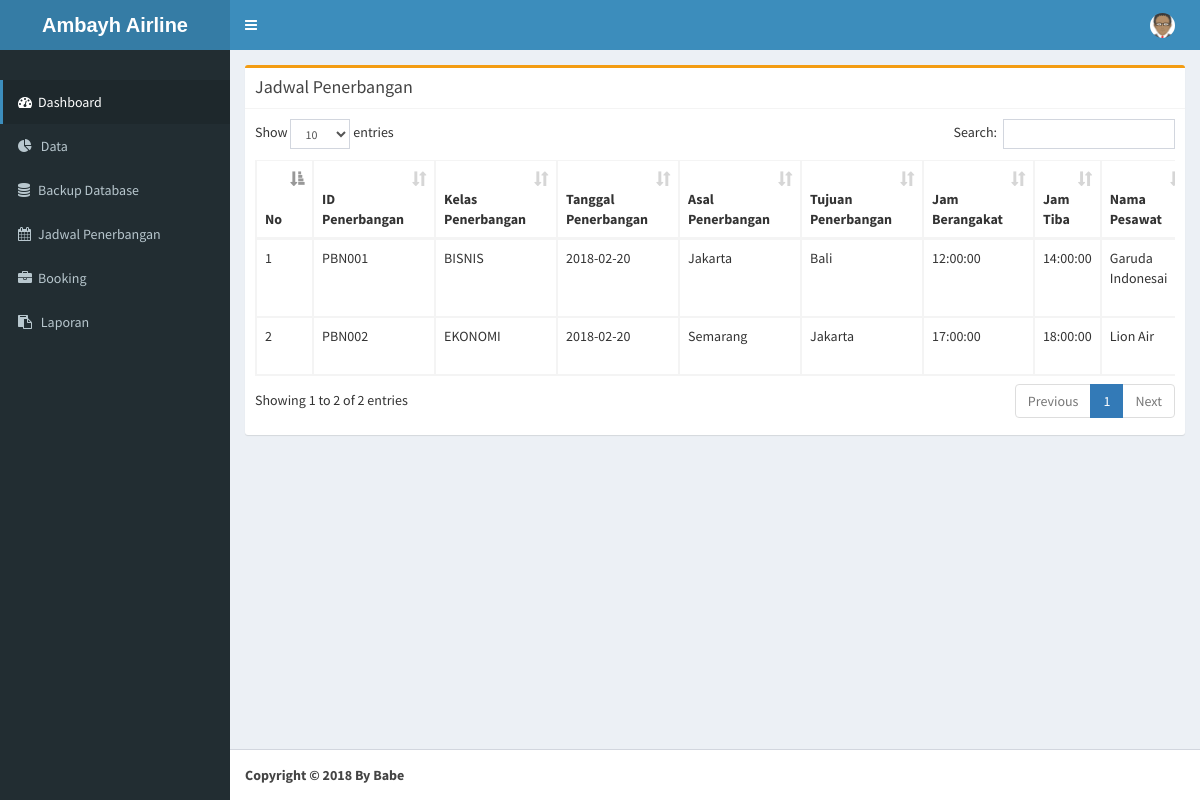
The page /index.php/jadwal/page/jadwal on the database its author committed.
### tables this page shows
CREATE TABLE `penerbangan` (
  `id_penerbangan` varchar(50) NOT NULL,
  `tgl_penerbangan` date NOT NULL,
  `asal` varchar(50) NOT NULL,
  `tujuan` varchar(50) NOT NULL,
  `jam_berangkat` time NOT NULL,
  `jam_tiba` time NOT NULL,
  `id_bandara` varchar(50) NOT NULL,
  `id_pesawat` varchar(50) NOT NULL
);

CREATE TABLE `tarif_penerbangan` (
  `id_tarif` varchar(50) NOT NULL,
  `kelas` varchar(50) NOT NULL,
  `id_penerbangan` varchar(50) NOT NULL,
  `tarif` varchar(50) NOT NULL
);

CREATE TABLE `pesawat` (
  `id_pesawat` varchar(50) NOT NULL,
  `type_pesawat` varchar(50) NOT NULL,
  `jml_kursi_ekonomi` varchar(50) NOT NULL,
  `jml_kursi_bisnis` varchar(50) NOT NULL
);

### application/controllers/Jadwal.php (called while the page is built, shortened)
<?php
	class jadwal extends CI_Controller
	{
		function __construct()
		{
			$this->load->model('model_jadwal');
		}
		public function page()
		{
			$page = $this->uri->segment(3);
			$data['page'] = $page;
			$data['folder'] = 'jadwal/';
			if($page == 'jadwal'){
				$data['title'] = "Jadwal Penerbangan";
				$data['tmp'] = $this->model_jadwal->tmp_jadwal()->result();
				$this->load->view('index',$data);
			}else{
				$this->load->view('index',$data);
			}
		}
	}
 ?>

### index.php (called while the page is built, shortened)
<?php
require_once BASEPATH.'core/CodeIgniter.php';

### application/models/Model_jadwal.php (called while the page is built, shortened)
<?php
class model_jadwal extends CI_Model
{
	public function tmp_jadwal()
	{
		return $this->db->query("SELECT * FROM penerbangan INNER JOIN pesawat ON penerbangan.id_pesawat = pesawat.id_pesawat INNER JOIN bandara ON bandara.id_bandara = penerbangan.id_bandara INNER JOIN tarif_penerbangan ON tarif_penerbangan.id_penerbangan = penerbangan.id_penerbangan");
	}
}
?>

### application/views/content/jadwal/jadwal.php (the view, shortened to what this page needs)
       <div class="row">
          <div class="col-xs-12">
            <div class="box box-warning">
              <div class="box-header with-border">
                  <h3 class="box-title">Jadwal Penerbangan</h3>
              </div>
              <div class="box-body">
                  <div class="table-responsive">
<table class="table table-bordered" id="table">
  <thead>
    <tr>
      <th>No</th>
      <th>ID Penerbangan</th>
      <th>Kelas Penerbangan</th>
      <th>Tanggal Penerbangan</th>
      <th>Asal Penerbangan</th>
      <th>Tujuan Penerbangan</th>
      <th>Jam Berangakat</th>
      <th>Jam Tiba</th>
      <th>Nama Pesawat</th>
    </tr>
  </thead>
  <tbody>
    <?php
      $no = 0;
      foreach ($tmp as $data) {$no++;
     ?>
     <tr>
      <td><?php echo $no ?></td>
      <td><?php echo $data->id_penerbangan ?></td>
      <td><?php echo $data->kelas ?></td>
      <td><?php echo $data->tgl_penerbangan ?></td>
      <td><?php echo $data->asal ?></td>
      <td><?php echo $data->tujuan ?></td>
      <td><?php echo $data->jam_berangkat ?></td>
      <td><?php echo $data->jam_tiba ?></td>
      <td><?php echo $data->type_pesawat ?></td>
     </tr>
     <?php } ?>
  </tbody>
</table>
    </div>
              </div>
            </div>
          </div>
        </div>

### rows shown on the page
penerbangan: tarif_penerbangan.id_penerbangan "PBN001", tarif_penerbangan.kelas "BISNIS", tgl_penerbangan "2018-02-20", asal "Jakarta", tujuan "Bali", jam_berangkat "12:00:00", jam_tiba "14:00:00", id_pesawat.type_pesawat "Garuda Indonesai"
penerbangan: tarif_penerbangan.id_penerbangan "PBN002", tarif_penerbangan.kelas "EKONOMI", tgl_penerbangan "2018-02-20", asal "Semarang", tujuan "Jakarta", jam_berangkat "17:00:00", jam_tiba "18:00:00", id_pesawat.type_pesawat "Lion Air"
